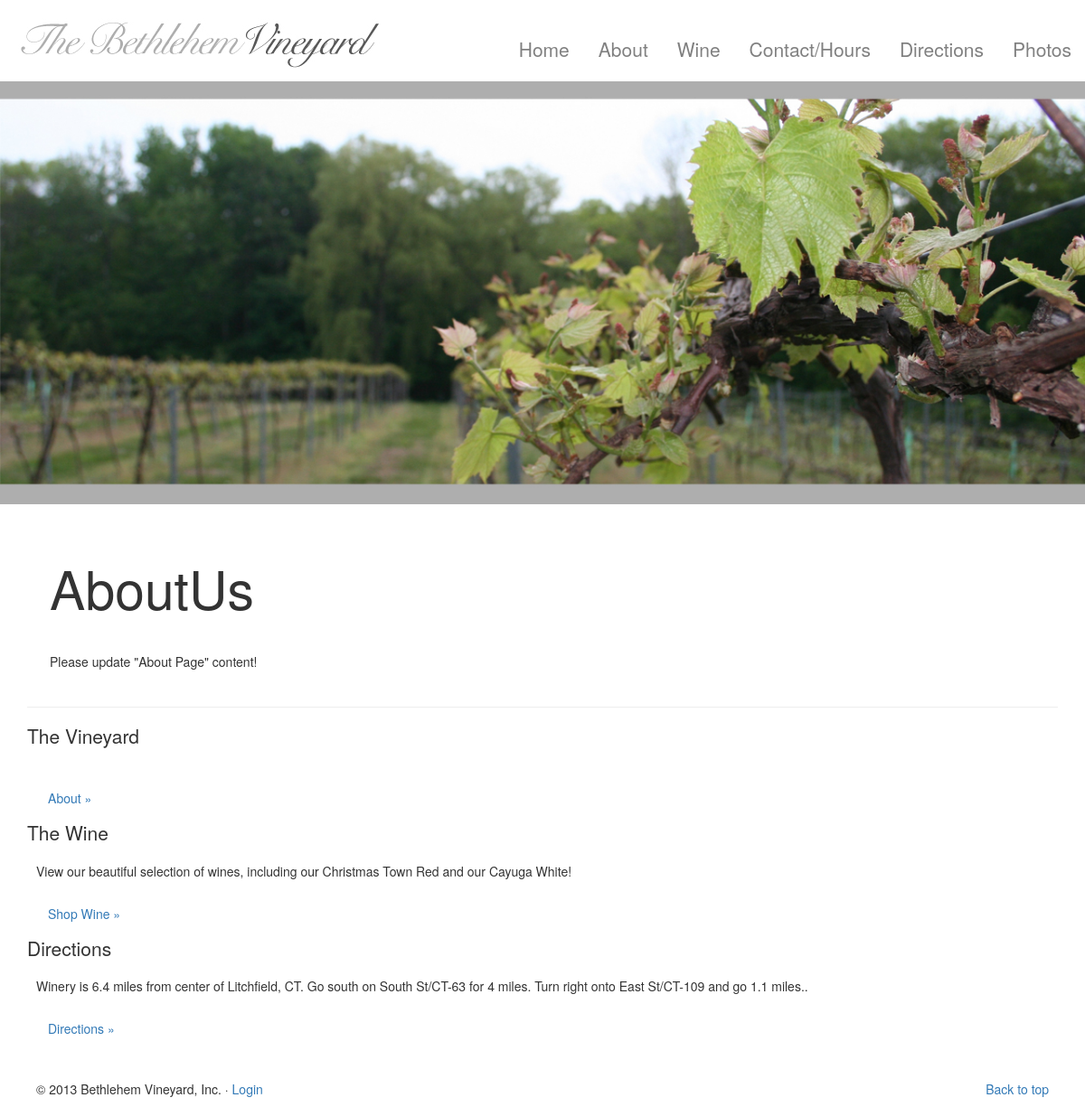
Before: /index.php?about with the older database file.
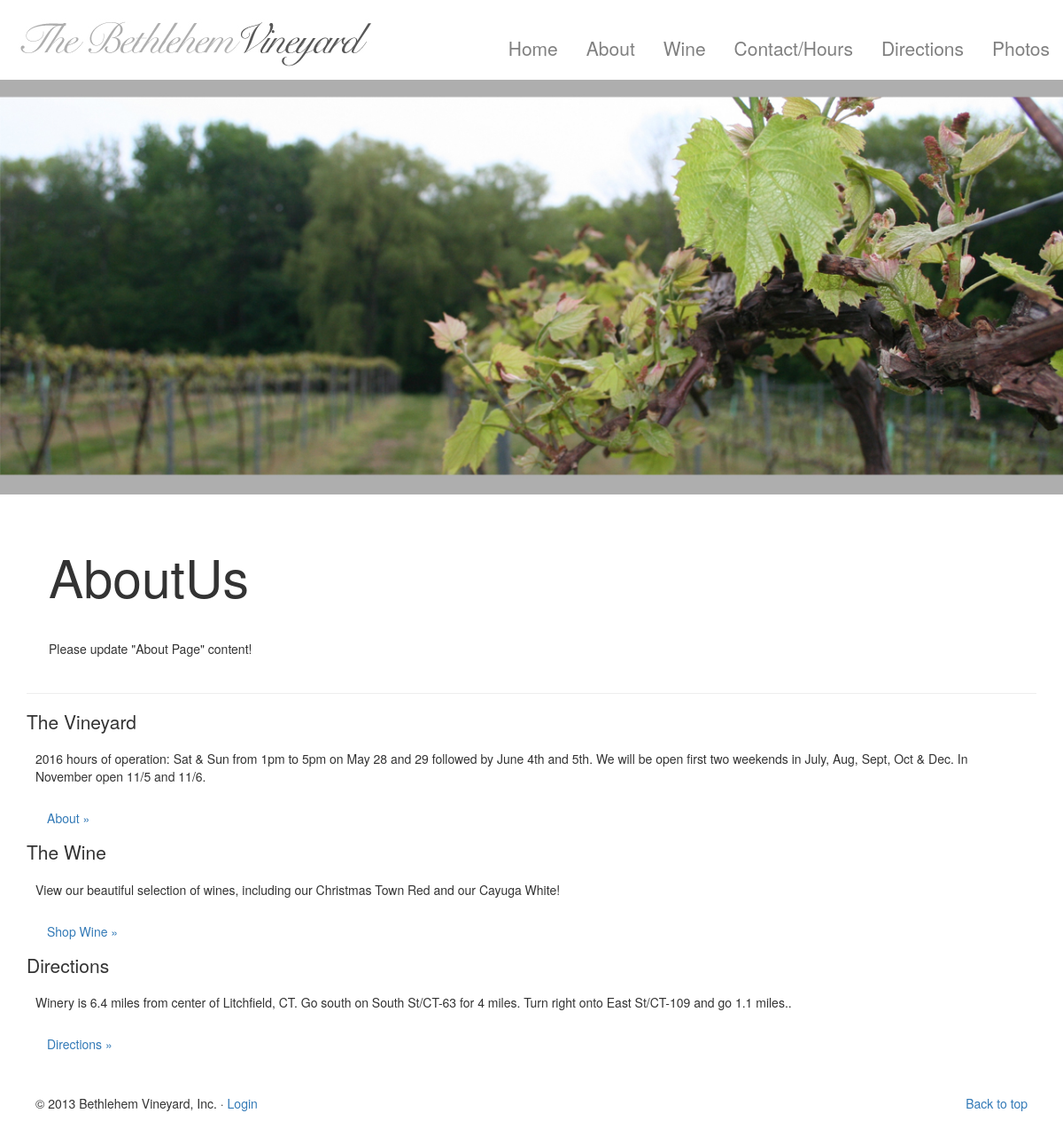
After: the same page with the newer database file.
### tables this page shows
CREATE TABLE `content` (
  `id` int(11) NOT NULL,
  `optionID` varchar(10) NOT NULL,
  `section` varchar(60) NOT NULL,
  `type` varchar(100) NOT NULL,
  `content` text NOT NULL,
  `created` datetime NOT NULL
);

### lib/system.php (called while the page is built, shortened)
<?php
class system {
    public static $config;
    public function __construct(){
        self::$config = new Config('./etc/config.ini');
    }
    public static function database(){
        $addr = self::$config->get('dbAddress');
        $username = self::$config->get('dbUsername');
        $password = self::$config->get('dbPassword');
        $database = self::$config->get('dbDatabase');
        $conn = new mysqli($addr, $username, $password, $database);
        return $conn;
    }
}
?>

### about.php (the view)
<br />
<br />
<div class="content">
<h2 class="nobreak">About</h2><h2 class="muted nobreak">Us</h2>
<br />
<br />
<?php
$sql = "SELECT * FROM content WHERE section='about'";
$query = $system->database()->query($sql);
$row = $query->fetch_assoc();
echo $row['content'];
?>
</div>

### foot.php
<hr>
  <div class="row-fluid marketing ">
    <div class="span4">
      <h4 class="foot">The Vineyard</h4>
      <p>
        <?php
            $sql = "SELECT * FROM content WHERE section='hours'";
            $query = $system->database()->query($sql);
            $row = $query->fetch_assoc();
            echo $row['content'];
        ?>
      </p>
      <p><a class="btn" href="index.php?about">About »</a></p>
    </div>
    <div class="span4">
      <h4 class="foot">The Wine</h4>
      <p>View our beautiful selection of wines, including our Christmas Town Red and our Cayuga White!</p>
      <p><a class="btn" href="index.php?wine">Shop Wine »</a></p>
    </div>
    <div class="span4">
      <h4 class="foot">Directions</h4>
      <p>Winery is 6.4 miles from center of Litchfield, CT. Go south on South St/CT-63 for 4 miles. Turn right onto East St/CT-109 and go 1.1 miles..</p>
      <p><a class="btn" href="index.php?directions">Directions »</a></p>
    </div>
</div>
<br />
      <footer>
        <p class="pull-right"><a href="#">Back to top</a></p>
        <p>&copy; 2013 Bethlehem Vineyard, Inc. &middot;
			<?php if($admin!=true){ ?><a href="./login.php">Login</a><?php } else { ?>
				<a href="./logout.php">Logout</a> <?php } ?>
		</p>
      </footer>
 </div>
  </body>
</html>

Changed rows visible on the page:
added content: content "2016 hours of operation: Sat & Sun from 1pm to 5pm on May 28 and 29 followed by June 4th and 5th. We will be open first two weekends in July, Aug, Sept, Oct & Dec. In November open 11/5 and 11/6."
